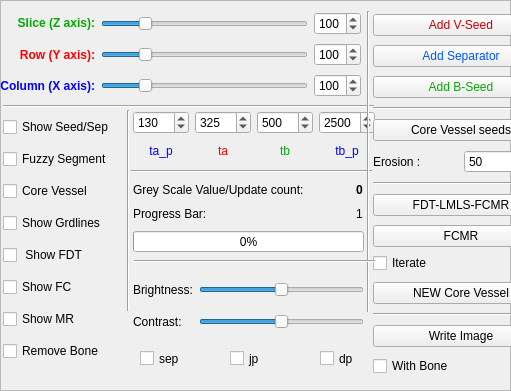
   <widget class="QFrame" name="frame">
    <property name="geometry">
     <rect>
      <x>530</x>
      <y>20</y>
      <width>511</width>
      <height>391</height>
     </rect>
    </property>
    <property name="frameShape">
     <enum>QFrame::StyledPanel</enum>
    </property>
    <property name="frameShadow">
     <enum>QFrame::Raised</enum>
    </property>
    <widget class="QWidget" name="layoutWidget">
     <property name="geometry">
      <rect>
       <x>0</x>
       <y>10</y>
       <width>361</width>
       <height>92</height>
      </rect>
     </property>
     <layout class="QGridLayout" name="gridLayout">
      <item row="0" column="0">
       <widget class="QLabel" name="label">
        <property name="palette">
         <palette>
          <active>
           <colorrole role="WindowText">
            <brush brushstyle="SolidPattern">
             <color alpha="255">
              <red>0</red>
              <green>170</green>
              <blue>0</blue>
             </color>
            </brush>
           </colorrole>
          </active>
          <inactive>
           <colorrole role="WindowText">
            <brush brushstyle="SolidPattern">
             <color alpha="255">
              <red>0</red>
              <green>170</green>
              <blue>0</blue>
             </color>
            </brush>
           </colorrole>
          </inactive>
          <disabled>
           <colorrole role="WindowText">
            <brush brushstyle="SolidPattern">
             <color alpha="255">
              <red>126</red>
              <green>125</green>
              <blue>124</blue>
             </color>
            </brush>
           </colorrole>
          </disabled>
         </palette>
        </property>
        <property name="font">
         <font>
          <weight>75</weight>
          <bold>true</bold>
         </font>
        </property>
        <property name="text">
         <string>Slice (Z axis):</string>
        </property>
        <property name="textFormat">
         <enum>Qt::RichText</enum>
        </property>
        <property name="alignment">
         <set>Qt::AlignRight|Qt::AlignTrailing|Qt::AlignVCenter</set>
        </property>
       </widget>
      </item>
      <item row="0" column="1">
       <widget class="QSlider" name="horizontalSlider_z">
        <property name="minimum">
         <number>1</number>
        </property>
        <property name="maximum">
         <number>512</number>
        </property>
        <property name="value">
         <number>100</number>
        </property>
        <property name="orientation">
         <enum>Qt::Horizontal</enum>
        </property>
       </widget>
      </item>
      <item row="0" column="2">
       <widget class="QSpinBox" name="spinBox_z">
        <property name="minimum">
         <number>1</number>
        </property>
        <property name="maximum">
         <number>512</number>
        </property>
        <property name="value">
         <number>100</number>
        </property>
       </widget>
      </item>
      <item row="1" column="0">
       <widget class="QLabel" name="label_2">
        <property name="palette">
         <palette>
          <active>
           <colorrole role="WindowText">
            <brush brushstyle="SolidPattern">
             <color alpha="255">
              <red>255</red>
              <green>0</green>
              <blue>0</blue>
             </color>
            </brush>
           </colorrole>
          </active>
          <inactive>
           <colorrole role="WindowText">
            <brush brushstyle="SolidPattern">
             <color alpha="255">
              <red>255</red>
              <green>0</green>
              <blue>0</blue>
             </color>
            </brush>
           </colorrole>
          </inactive>
          <disabled>
           <colorrole role="WindowText">
            <brush brushstyle="SolidPattern">
             <color alpha="255">
              <red>126</red>
              <green>125</green>
              <blue>124</blue>
             </color>
            </brush>
           </colorrole>
          </disabled>
         </palette>
        </property>
        <property name="font">
         <font>
          <weight>75</weight>
          <bold>true</bold>
         </font>
        </property>
        <property name="text">
         <string>Row (Y axis):</string>
        </property>
        <property name="alignment">
         <set>Qt::AlignRight|Qt::AlignTrailing|Qt::AlignVCenter</set>
        </property>
       </widget>
      </item>
      <item row="1" column="1">
       <widget class="QSlider" name="horizontalSlider_y">
        <property name="minimum">
         <number>1</number>
        </property>
        <property name="maximum">
         <number>512</number>
        </property>
        <property name="value">
         <number>100</number>
        </property>
        <property name="orientation">
         <enum>Qt::Horizontal</enum>
        </property>
       </widget>
      </item>
      <item row="1" column="2">
       <widget class="QSpinBox" name="spinBox_y">
        <property name="minimum">
         <number>1</number>
        </property>
        <property name="maximum">
         <number>512</number>
        </property>
        <property name="value">
         <number>100</number>
        </property>
       </widget>
      </item>
      <item row="2" column="0">
       <widget class="QLabel" name="label_3">
        <property name="palette">
         <palette>
          <active>
           <colorrole role="WindowText">
            <brush brushstyle="SolidPattern">
             <color alpha="255">
              <red>0</red>
              <green>0</green>
              <blue>255</blue>
             </color>
            </brush>
           </colorrole>
          </active>
          <inactive>
           <colorrole role="WindowText">
            <brush brushstyle="SolidPattern">
             <color alpha="255">
              <red>0</red>
              <green>0</green>
              <blue>255</blue>
             </color>
            </brush>
           </colorrole>
          </inactive>
          <disabled>
           <colorrole role="WindowText">
            <brush brushstyle="SolidPattern">
             <color alpha="255">
              <red>126</red>
              <green>125</green>
              <blue>124</blue>
             </color>
            </brush>
           </colorrole>
          </disabled>
         </palette>
        </property>
        <property name="font">
         <font>
          <weight>75</weight>
          <bold>true</bold>
         </font>
        </property>
        <property name="text">
         <string>Column (X axis):</string>
        </property>
        <property name="alignment">
         <set>Qt::AlignRight|Qt::AlignTrailing|Qt::AlignVCenter</set>
        </property>
       </widget>
      </item>
      <item row="2" column="1">
       <widget class="QSlider" name="horizontalSlider_x">
        <property name="minimum">
         <number>1</number>
        </property>
        <property name="maximum">
         <number>512</number>
        </property>
        <property name="value">
         <number>100</number>
        </property>
        <property name="orientation">
         <enum>Qt::Horizontal</enum>
        </property>
       </widget>
      </item>
      <item row="2" column="2">
       <widget class="QSpinBox" name="spinBox_x">
        <property name="minimum">
         <number>1</number>
        </property>
        <property name="maximum">
         <number>512</number>
        </property>
        <property name="value">
         <number>100</number>
        </property>
       </widget>
      </item>
     </layout>
    </widget>
    <widget class="QWidget" name="layoutWidget">
     <property name="geometry">
      <rect>
       <x>3</x>
       <y>111</y>
       <width>125</width>
       <height>258</height>
      </rect>
     </property>
     <layout class="QGridLayout" name="gridLayout_2">
      <item row="4" column="0">
       <widget class="QCheckBox" name="checkBox_3">
        <property name="text">
         <string> Show FDT </string>
        </property>
       </widget>
      </item>
      <item row="3" column="0">
       <widget class="QCheckBox" name="checkBox_2">
        <property name="text">
         <string>Show Grdlines</string>
        </property>
       </widget>
      </item>
      <item row="1" column="0">
       <widget class="QCheckBox" name="checkBox">
        <property name="text">
         <string>Fuzzy Segment</string>
        </property>
       </widget>
      </item>
      <item row="5" column="0">
       <widget class="QCheckBox" name="checkBox_4">
        <property name="text">
         <string>Show FC</string>
        </property>
       </widget>
      </item>
      <item row="6" column="0">
       <widget class="QCheckBox" name="checkBox_5">
        <property name="text">
         <string>Show MR</string>
        </property>
       </widget>
      </item>
      <item row="0" column="0">
       <widget class="QCheckBox" name="checkBox_6">
        <property name="text">
         <string>Show Seed/Sep</string>
        </property>
       </widget>
      </item>
      <item row="7" column="0">
       <widget class="QCheckBox" name="checkBox_8">
        <property name="text">
         <string>Remove Bone</string>
        </property>
       </widget>
      </item>
      <item row="2" column="0">
       <widget class="QCheckBox" name="checkBox_9">
        <property name="text">
         <string>Core Vessel</string>
        </property>
       </widget>
      </item>
     </layout>
    </widget>
    <widget class="QWidget" name="layoutWidget">
     <property name="geometry">
      <rect>
       <x>133</x>
       <y>111</y>
       <width>242</width>
       <height>51</height>
      </rect>
     </property>
     <layout class="QGridLayout" name="gridLayout_3">
      <item row="0" column="0">
       <widget class="QSpinBox" name="spinBox_tap">
        <property name="minimum">
         <number>0</number>
        </property>
        <property name="maximum">
         <number>3000</number>
        </property>
        <property name="value">
         <number>130</number>
        </property>
       </widget>
      </item>
      <item row="0" column="1">
       <widget class="QSpinBox" name="spinBox_ta">
        <property name="maximum">
         <number>3000</number>
        </property>
        <property name="singleStep">
         <number>1</number>
        </property>
        <property name="value">
         <number>325</number>
        </property>
       </widget>
      </item>
      <item row="0" column="2">
       <widget class="QSpinBox" name="spinBox_tb">
        <property name="maximum">
         <number>3000</number>
        </property>
        <property name="value">
         <number>500</number>
        </property>
       </widget>
      </item>
      <item row="0" column="3">
       <widget class="QSpinBox" name="spinBox_tbp">
        <property name="maximum">
         <number>3000</number>
        </property>
        <property name="value">
         <number>2500</number>
        </property>
       </widget>
      </item>
      <item row="1" column="0">
       <widget class="QLabel" name="label_5">
        <property name="palette">
         <palette>
          <active>
           <colorrole role="WindowText">
            <brush brushstyle="SolidPattern">
             <color alpha="255">
              <red>0</red>
              <green>0</green>
              <blue>255</blue>
             </color>
            </brush>
           </colorrole>
          </active>
          <inactive>
           <colorrole role="WindowText">
            <brush brushstyle="SolidPattern">
             <color alpha="255">
              <red>0</red>
              <green>0</green>
              <blue>255</blue>
             </color>
            </brush>
           </colorrole>
          </inactive>
          <disabled>
           <colorrole role="WindowText">
            <brush brushstyle="SolidPattern">
             <color alpha="255">
              <red>126</red>
              <green>125</green>
              <blue>124</blue>
             </color>
            </brush>
           </colorrole>
          </disabled>
         </palette>
        </property>
        <property name="text">
         <string>ta_p</string>
        </property>
        <property name="alignment">
         <set>Qt::AlignCenter</set>
        </property>
       </widget>
      </item>
      <item row="1" column="1">
       <widget class="QLabel" name="label_6">
        <property name="palette">
         <palette>
          <active>
           <colorrole role="WindowText">
            <brush brushstyle="SolidPattern">
             <color alpha="255">
              <red>255</red>
              <green>0</green>
              <blue>0</blue>
             </color>
            </brush>
           </colorrole>
          </active>
          <inactive>
           <colorrole role="WindowText">
            <brush brushstyle="SolidPattern">
             <color alpha="255">
              <red>255</red>
              <green>0</green>
              <blue>0</blue>
             </color>
            </brush>
           </colorrole>
          </inactive>
          <disabled>
           <colorrole role="WindowText">
            <brush brushstyle="SolidPattern">
             <color alpha="255">
              <red>126</red>
              <green>125</green>
              <blue>124</blue>
             </color>
            </brush>
           </colorrole>
          </disabled>
         </palette>
        </property>
        <property name="text">
         <string>ta</string>
        </property>
        <property name="alignment">
         <set>Qt::AlignCenter</set>
        </property>
       </widget>
      </item>
      <item row="1" column="2">
       <widget class="QLabel" name="label_7">
        <property name="palette">
         <palette>
          <active>
           <colorrole role="WindowText">
            <brush brushstyle="SolidPattern">
             <color alpha="255">
              <red>0</red>
              <green>170</green>
              <blue>0</blue>
             </color>
            </brush>
           </colorrole>
          </active>
          <inactive>
           <colorrole role="WindowText">
            <brush brushstyle="SolidPattern">
             <color alpha="255">
              <red>0</red>
              <green>170</green>
              <blue>0</blue>
             </color>
            </brush>
           </colorrole>
          </inactive>
          <disabled>
           <colorrole role="WindowText">
            <brush brushstyle="SolidPattern">
             <color alpha="255">
              <red>126</red>
              <green>125</green>
              <blue>124</blue>
             </color>
            </brush>
           </colorrole>
          </disabled>
         </palette>
        </property>
        <property name="text">
         <string>tb</string>
        </property>
        <property name="alignment">
         <set>Qt::AlignCenter</set>
        </property>
       </widget>
      </item>
      <item row="1" column="3">
       <widget class="QLabel" name="label_8">
        <property name="palette">
         <palette>
          <active>
           <colorrole role="WindowText">
            <brush brushstyle="SolidPattern">
             <color alpha="255">
              <red>0</red>
              <green>0</green>
              <blue>255</blue>
             </color>
            </brush>
           </colorrole>
          </active>
          <inactive>
           <colorrole role="WindowText">
            <brush brushstyle="SolidPattern">
             <color alpha="255">
              <red>0</red>
              <green>0</green>
              <blue>255</blue>
             </color>
            </brush>
           </colorrole>
          </inactive>
          <disabled>
           <colorrole role="WindowText">
            <brush brushstyle="SolidPattern">
             <color alpha="255">
              <red>126</red>
              <green>125</green>
              <blue>124</blue>
             </color>
            </brush>
           </colorrole>
          </disabled>
         </palette>
        </property>
        <property name="text">
         <string>tb_p</string>
        </property>
        <property name="alignment">
         <set>Qt::AlignCenter</set>
        </property>
       </widget>
      </item>
     </layout>
    </widget>
    <widget class="QWidget" name="layoutWidget">
     <property name="geometry">
      <rect>
       <x>373</x>
       <y>11</y>
       <width>176</width>
       <height>377</height>
      </rect>
     </property>
     <layout class="QGridLayout" name="gridLayout_5">
      <item row="10" column="0">
       <widget class="QPushButton" name="pushButton_21">
        <property name="text">
         <string>NEW Core Vessel</string>
        </property>
       </widget>
      </item>
      <item row="5" column="0">
       <widget class="QPushButton" name="pushButton_20">
        <property name="text">
         <string>Core Vessel seeds</string>
        </property>
       </widget>
      </item>
      <item row="6" column="0">
       <layout class="QHBoxLayout" name="horizontalLayout_2">
        <item>
         <widget class="QLabel" name="label_20">
          <property name="text">
           <string>Erosion :</string>
          </property>
         </widget>
        </item>
        <item>
         <widget class="QSpinBox" name="spinBox">
          <property name="maximum">
           <number>500</number>
          </property>
          <property name="value">
           <number>50</number>
          </property>
         </widget>
        </item>
       </layout>
      </item>
      <item row="4" column="0">
       <widget class="Line" name="line_7">
        <property name="orientation">
         <enum>Qt::Horizontal</enum>
        </property>
       </widget>
      </item>
      <item row="8" column="0">
       <widget class="QPushButton" name="pushButton_test">
        <property name="text">
         <string>FDT-LMLS-FCMR</string>
        </property>
       </widget>
      </item>
      <item row="7" column="0">
       <widget class="Line" name="line_8">
        <property name="orientation">
         <enum>Qt::Horizontal</enum>
        </property>
       </widget>
      </item>
      <item row="1" column="0">
       <widget class="QPushButton" name="pushButton_5">
        <property name="palette">
         <palette>
          <active>
           <colorrole role="Text">
            <brush brushstyle="SolidPattern">
             <color alpha="255">
              <red>255</red>
              <green>0</green>
              <blue>0</blue>
             </color>
            </brush>
           </colorrole>
           <colorrole role="ButtonText">
            <brush brushstyle="SolidPattern">
             <color alpha="255">
              <red>205</red>
              <green>0</green>
              <blue>0</blue>
             </color>
            </brush>
           </colorrole>
          </active>
          <inactive>
           <colorrole role="Text">
            <brush brushstyle="SolidPattern">
             <color alpha="255">
              <red>255</red>
              <green>0</green>
              <blue>0</blue>
             </color>
            </brush>
           </colorrole>
           <colorrole role="ButtonText">
            <brush brushstyle="SolidPattern">
             <color alpha="255">
              <red>205</red>
              <green>0</green>
              <blue>0</blue>
             </color>
            </brush>
           </colorrole>
          </inactive>
          <disabled>
           <colorrole role="Text">
            <brush brushstyle="SolidPattern">
             <color alpha="255">
              <red>126</red>
              <green>125</green>
              <blue>124</blue>
             </color>
            </brush>
           </colorrole>
           <colorrole role="ButtonText">
            <brush brushstyle="SolidPattern">
             <color alpha="255">
              <red>126</red>
              <green>125</green>
              <blue>124</blue>
             </color>
            </brush>
           </colorrole>
          </disabled>
         </palette>
        </property>
        <property name="text">
         <string>Add V-Seed</string>
        </property>
       </widget>
      </item>
      <item row="17" column="0">
       <widget class="QCheckBox" name="checkBox_B">
        <property name="text">
         <string>With Bone</string>
        </property>
       </widget>
      </item>
      <item row="3" column="0">
       <widget class="QPushButton" name="pushButton_6">
        <property name="palette">
         <palette>
          <active>
           <colorrole role="ButtonText">
            <brush brushstyle="SolidPattern">
             <color alpha="255">
              <red>0</red>
              <green>170</green>
              <blue>0</blue>
             </color>
            </brush>
           </colorrole>
          </active>
          <inactive>
           <colorrole role="ButtonText">
            <brush brushstyle="SolidPattern">
             <color alpha="255">
              <red>0</red>
              <green>170</green>
              <blue>0</blue>
             </color>
            </brush>
           </colorrole>
          </inactive>
          <disabled>
           <colorrole role="ButtonText">
            <brush brushstyle="SolidPattern">
             <color alpha="255">
              <red>126</red>
              <green>125</green>
              <blue>124</blue>
             </color>
            </brush>
           </colorrole>
          </disabled>
         </palette>
        </property>
        <property name="text">
         <string>Add B-Seed</string>
        </property>
       </widget>
      </item>
      <item row="16" column="0">
       <widget class="QPushButton" name="pushButton_15">
        <property name="text">
         <string>Write Image</string>
        </property>
       </widget>
      </item>
      <item row="15" column="0">
       <widget class="Line" name="line_10">
        <property name="orientation">
         <enum>Qt::Horizontal</enum>
        </property>
       </widget>
      </item>
      <item row="9" column="0">
       <layout class="QVBoxLayout" name="verticalLayout">
        <item>
         <widget class="QPushButton" name="pushButton_4">
          <property name="enabled">
           <bool>true</bool>
          </property>
          <property name="text">
           <string>FCMR</string>
          </property>
         </widget>
        </item>
        <item>
         <widget class="QCheckBox" name="checkBox_7">
          <property name="enabled">
           <bool>true</bool>
          </property>
          <property name="text">
           <string>Iterate</string>
          </property>
         </widget>
        </item>
       </layout>
      </item>
      <item row="2" column="0">
       <widget class="QPushButton" name="pushButton_7">
        <property name="palette">
         <palette>
          <active>
           <colorrole role="ButtonText">
            <brush brushstyle="SolidPattern">
             <color alpha="255">
              <red>0</red>
              <green>85</green>
              <blue>255</blue>
             </color>
            </brush>
           </colorrole>
          </active>
          <inactive>
           <colorrole role="ButtonText">
            <brush brushstyle="SolidPattern">
             <color alpha="255">
              <red>0</red>
              <green>85</green>
              <blue>255</blue>
             </color>
            </brush>
           </colorrole>
          </inactive>
          <disabled>
           <colorrole role="ButtonText">
            <brush brushstyle="SolidPattern">
             <color alpha="255">
              <red>126</red>
              <green>125</green>
              <blue>124</blue>
             </color>
            </brush>
           </colorrole>
          </disabled>
         </palette>
        </property>
        <property name="text">
         <string>Add Separator</string>
        </property>
       </widget>
      </item>
     </layout>
    </widget>
    <widget class="QWidget" name="layoutWidget">
     <property name="geometry">
      <rect>
       <x>133</x>
       <y>271</y>
       <width>231</width>
       <height>71</height>
      </rect>
     </property>
     <layout class="QGridLayout" name="gridLayout_4">
      <item row="0" column="1">
       <widget class="QSlider" name="horizontalSlider_b">
        <property name="minimum">
         <number>-127</number>
        </property>
        <property name="maximum">
         <number>127</number>
        </property>
        <property name="orientation">
         <enum>Qt::Horizontal</enum>
        </property>
       </widget>
      </item>
      <item row="5" column="0">
       <widget class="QLabel" name="label_10">
        <property name="text">
         <string>Contrast:</string>
        </property>
       </widget>
      </item>
      <item row="5" column="1">
       <widget class="QSlider" name="horizontalSlider_c">
        <property name="minimum">
         <number>-100</number>
        </property>
        <property name="maximum">
         <number>99</number>
        </property>
        <property name="orientation">
         <enum>Qt::Horizontal</enum>
        </property>
       </widget>
      </item>
      <item row="0" column="0">
       <widget class="QLabel" name="label_9">
        <property name="text">
         <string>Brightness:</string>
        </property>
       </widget>
      </item>
     </layout>
    </widget>
    <widget class="Line" name="line">
     <property name="geometry">
      <rect>
       <x>131</x>
       <y>163</y>
       <width>241</width>
       <height>16</height>
      </rect>
     </property>
     <property name="orientation">
      <enum>Qt::Horizontal</enum>
     </property>
    </widget>
    <widget class="Line" name="line_2">
     <property name="geometry">
      <rect>
       <x>3</x>
       <y>96</y>
       <width>371</width>
       <height>20</height>
      </rect>
     </property>
     <property name="orientation">
      <enum>Qt::Horizontal</enum>
     </property>
    </widget>
    <widget class="Line" name="line_3">
     <property name="geometry">
      <rect>
       <x>360</x>
       <y>11</y>
       <width>16</width>
       <height>301</height>
      </rect>
     </property>
     <property name="orientation">
      <enum>Qt::Vertical</enum>
     </property>
    </widget>
    <widget class="QWidget" name="layoutWidget">
     <property name="geometry">
      <rect>
       <x>133</x>
       <y>181</y>
       <width>268</width>
       <height>41</height>
      </rect>
     </property>
     <layout class="QGridLayout" name="gridLayout_6">
      <item row="0" column="0">
       <widget class="QLabel" name="label_11">
        <property name="text">
         <string>Grey Scale Value/Update count:</string>
        </property>
       </widget>
      </item>
      <item row="0" column="1">
       <widget class="QLabel" name="label_12">
        <property name="font">
         <font>
          <weight>75</weight>
          <bold>true</bold>
         </font>
        </property>
        <property name="text">
         <string>0</string>
        </property>
       </widget>
      </item>
      <item row="1" column="0">
       <widget class="QLabel" name="Plabel">
        <property name="text">
         <string>Progress Bar:                                           </string>
        </property>
       </widget>
      </item>
      <item row="1" column="1">
       <widget class="QLabel" name="label_itn">
        <property name="text">
         <string>1</string>
        </property>
       </widget>
      </item>
     </layout>
    </widget>
    <widget class="QProgressBar" name="progressBar">
     <property name="geometry">
      <rect>
       <x>133</x>
       <y>231</y>
       <width>231</width>
       <height>21</height>
      </rect>
     </property>
     <property name="value">
      <number>0</number>
     </property>
    </widget>
    <widget class="Line" name="line_4">
     <property name="geometry">
      <rect>
       <x>134</x>
       <y>251</y>
       <width>241</width>
       <height>20</height>
      </rect>
     </property>
     <property name="orientation">
      <enum>Qt::Horizontal</enum>
     </property>
    </widget>
    <widget class="Line" name="line_5">
     <property name="geometry">
      <rect>
       <x>120</x>
       <y>110</y>
       <width>16</width>
       <height>201</height>
      </rect>
     </property>
     <property name="orientation">
      <enum>Qt::Vertical</enum>
     </property>
    </widget>
    <widget class="QCheckBox" name="checkBox_14">
     <property name="geometry">
      <rect>
       <x>140</x>
       <y>350</y>
       <width>70</width>
       <height>17</height>
      </rect>
     </property>
     <property name="text">
      <string>sep</string>
     </property>
    </widget>
    <widget class="QCheckBox" name="checkBox_15">
     <property name="geometry">
      <rect>
       <x>230</x>
       <y>350</y>
       <width>41</width>
       <height>17</height>
      </rect>
     </property>
     <property name="text">
      <string>jp</string>
     </property>
    </widget>
    <widget class="QCheckBox" name="checkBox_16">
     <property name="geometry">
      <rect>
       <x>320</x>
       <y>350</y>
       <width>41</width>
       <height>17</height>
      </rect>
     </property>
     <property name="text">
      <string>dp</string>
     </property>
    </widget>
   </widget>
